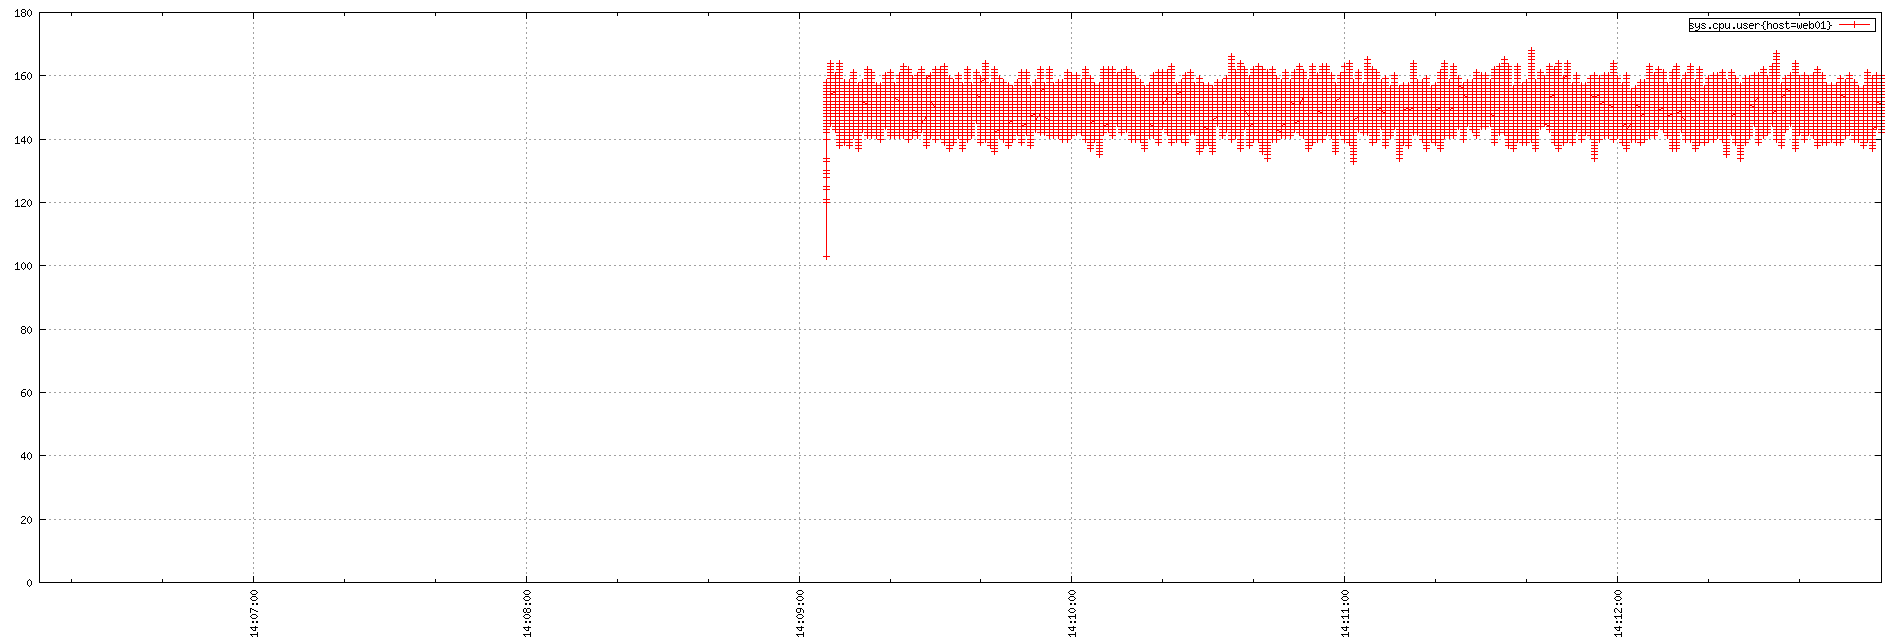

This figure's gnuplot source:
set term png small size 1900,644
set xdata time
set timefmt "%s"
if (GPVAL_VERSION < 4.6) set xtics rotate; else set xtics rotate right
set output "${TMPDIR-'tmp'}/tsd/36b45ff5.png"
set xrange ["1673877973":"1673878378"]
set format x "%H:%M:%S"
set grid
set style data linespoint
set key right box
set yrange [0:]
plot  "${TMPDIR-'tmp'}/tsd/36b45ff5_0.dat" using 1:2 title "sys.cpu.user{host=web01}"
